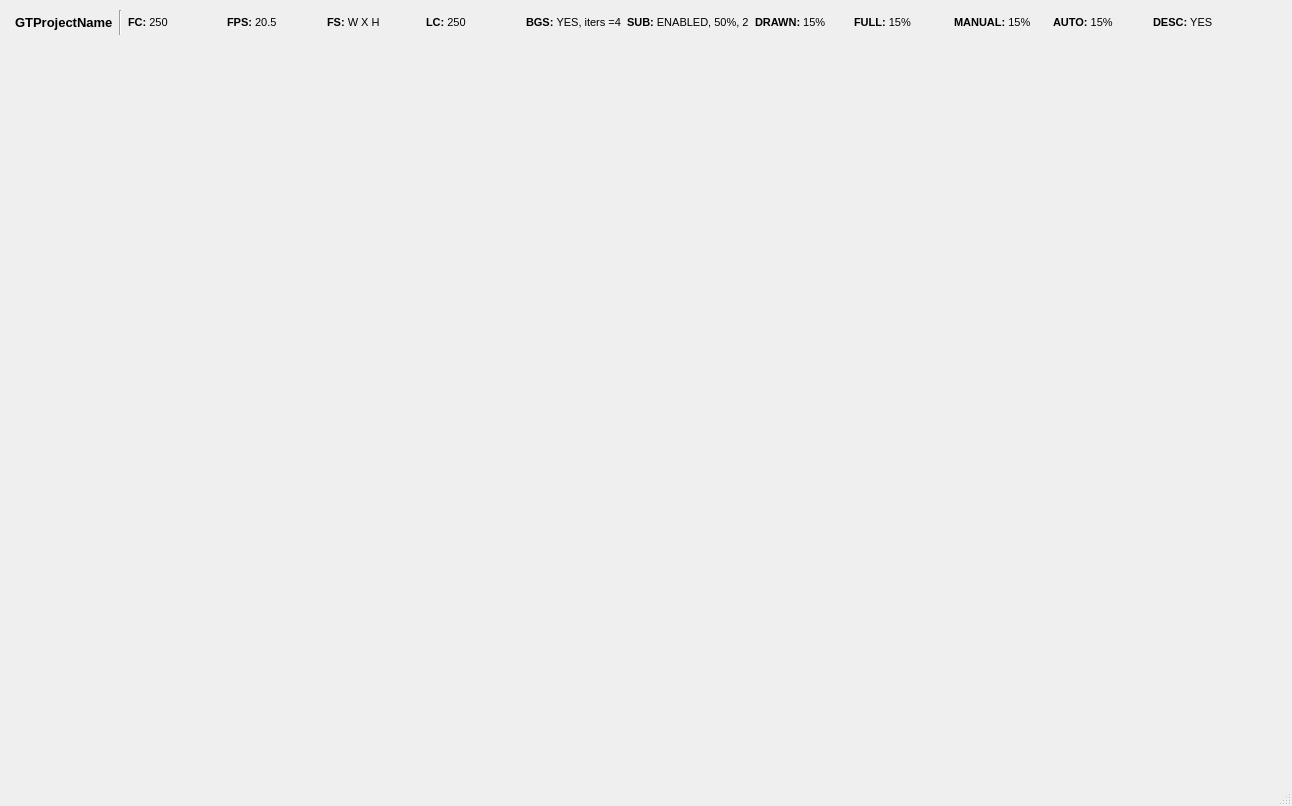
<?xml version="1.0" encoding="UTF-8"?>
<ui version="4.0">
 <class>GTMainWindow</class>
 <widget class="QMainWindow" name="GTMainWindow">
  <property name="geometry">
   <rect>
    <x>0</x>
    <y>0</y>
    <width>1292</width>
    <height>806</height>
   </rect>
  </property>
  <property name="windowTitle">
   <string>MainWindow</string>
  </property>
  <widget class="QWidget" name="centralwidget">
   <widget class="QWidget" name="gtStatusWidget" native="true">
    <property name="geometry">
     <rect>
      <x>10</x>
      <y>10</y>
      <width>1241</width>
      <height>25</height>
     </rect>
    </property>
    <property name="sizePolicy">
     <sizepolicy hsizetype="Expanding" vsizetype="Preferred">
      <horstretch>0</horstretch>
      <verstretch>0</verstretch>
     </sizepolicy>
    </property>
    <property name="minimumSize">
     <size>
      <width>0</width>
      <height>25</height>
     </size>
    </property>
    <property name="maximumSize">
     <size>
      <width>16777215</width>
      <height>25</height>
     </size>
    </property>
    <property name="font">
     <font>
      <pointsize>8</pointsize>
     </font>
    </property>
    <property name="styleSheet">
     <string notr="true"/>
    </property>
    <layout class="QHBoxLayout" name="horizontalLayout">
     <property name="leftMargin">
      <number>5</number>
     </property>
     <property name="topMargin">
      <number>0</number>
     </property>
     <property name="rightMargin">
      <number>5</number>
     </property>
     <property name="bottomMargin">
      <number>0</number>
     </property>
     <item>
      <layout class="QHBoxLayout" name="horizontalLayout_2">
       <property name="sizeConstraint">
        <enum>QLayout::SetNoConstraint</enum>
       </property>
       <property name="topMargin">
        <number>0</number>
       </property>
       <item>
        <widget class="QLabel" name="gtProjectName_title">
         <property name="sizePolicy">
          <sizepolicy hsizetype="Minimum" vsizetype="Preferred">
           <horstretch>0</horstretch>
           <verstretch>0</verstretch>
          </sizepolicy>
         </property>
         <property name="text">
          <string>&lt;html&gt;&lt;head/&gt;&lt;body&gt;&lt;p&gt;&lt;span style=&quot; font-size:10pt; font-weight:600;&quot;&gt;GTProjectName&lt;/span&gt;&lt;/p&gt;&lt;/body&gt;&lt;/html&gt;</string>
         </property>
        </widget>
       </item>
       <item>
        <widget class="Line" name="line">
         <property name="orientation">
          <enum>Qt::Vertical</enum>
         </property>
        </widget>
       </item>
       <item>
        <widget class="QLabel" name="statusValue_frameCount">
         <property name="sizePolicy">
          <sizepolicy hsizetype="Minimum" vsizetype="Preferred">
           <horstretch>0</horstretch>
           <verstretch>0</verstretch>
          </sizepolicy>
         </property>
         <property name="text">
          <string>&lt;html&gt;&lt;head/&gt;&lt;body&gt;&lt;p&gt;&lt;span style=&quot; font-weight:600;&quot;&gt;FC:&lt;/span&gt; 250&lt;/p&gt;&lt;/body&gt;&lt;/html&gt;</string>
         </property>
        </widget>
       </item>
       <item>
        <widget class="QLabel" name="statusValue_fps">
         <property name="sizePolicy">
          <sizepolicy hsizetype="Minimum" vsizetype="Preferred">
           <horstretch>0</horstretch>
           <verstretch>0</verstretch>
          </sizepolicy>
         </property>
         <property name="text">
          <string>&lt;html&gt;&lt;head/&gt;&lt;body&gt;&lt;p&gt;&lt;span style=&quot; font-weight:600;&quot;&gt;FPS:&lt;/span&gt; 20.5&lt;/p&gt;&lt;/body&gt;&lt;/html&gt;</string>
         </property>
        </widget>
       </item>
       <item>
        <widget class="QLabel" name="statusValue_frameSize">
         <property name="sizePolicy">
          <sizepolicy hsizetype="Minimum" vsizetype="Preferred">
           <horstretch>0</horstretch>
           <verstretch>0</verstretch>
          </sizepolicy>
         </property>
         <property name="text">
          <string>&lt;html&gt;&lt;head/&gt;&lt;body&gt;&lt;p&gt;&lt;span style=&quot; font-weight:600;&quot;&gt;FS:&lt;/span&gt; W X H&lt;/p&gt;&lt;/body&gt;&lt;/html&gt;</string>
         </property>
        </widget>
       </item>
       <item>
        <widget class="QLabel" name="statusValue_labelCount">
         <property name="sizePolicy">
          <sizepolicy hsizetype="Minimum" vsizetype="Preferred">
           <horstretch>0</horstretch>
           <verstretch>0</verstretch>
          </sizepolicy>
         </property>
         <property name="text">
          <string>&lt;html&gt;&lt;head/&gt;&lt;body&gt;&lt;p&gt;&lt;span style=&quot; font-weight:600;&quot;&gt;LC:&lt;/span&gt; 250&lt;/p&gt;&lt;/body&gt;&lt;/html&gt;</string>
         </property>
        </widget>
       </item>
       <item>
        <widget class="QLabel" name="statusValue_bgsState">
         <property name="sizePolicy">
          <sizepolicy hsizetype="Minimum" vsizetype="Preferred">
           <horstretch>0</horstretch>
           <verstretch>0</verstretch>
          </sizepolicy>
         </property>
         <property name="text">
          <string>&lt;html&gt;&lt;head/&gt;&lt;body&gt;&lt;p&gt;&lt;span style=&quot; font-weight:600;&quot;&gt;BGS: &lt;/span&gt;YES, iters =4&lt;/p&gt;&lt;/body&gt;&lt;/html&gt;</string>
         </property>
        </widget>
       </item>
       <item>
        <spacer name="horizontalSpacer_2">
         <property name="orientation">
          <enum>Qt::Horizontal</enum>
         </property>
         <property name="sizeType">
          <enum>QSizePolicy::Minimum</enum>
         </property>
         <property name="sizeHint" stdset="0">
          <size>
           <width>0</width>
           <height>20</height>
          </size>
         </property>
        </spacer>
       </item>
       <item>
        <widget class="QLabel" name="statusValue_subsamplingState">
         <property name="sizePolicy">
          <sizepolicy hsizetype="Minimum" vsizetype="Preferred">
           <horstretch>0</horstretch>
           <verstretch>0</verstretch>
          </sizepolicy>
         </property>
         <property name="text">
          <string>&lt;html&gt;&lt;head/&gt;&lt;body&gt;&lt;p&gt;&lt;span style=&quot; font-weight:600;&quot;&gt;SUB:&lt;/span&gt; ENABLED, 50%, 2&lt;/p&gt;&lt;/body&gt;&lt;/html&gt;</string>
         </property>
        </widget>
       </item>
       <item>
        <spacer name="horizontalSpacer">
         <property name="orientation">
          <enum>Qt::Horizontal</enum>
         </property>
         <property name="sizeType">
          <enum>QSizePolicy::Minimum</enum>
         </property>
         <property name="sizeHint" stdset="0">
          <size>
           <width>0</width>
           <height>20</height>
          </size>
         </property>
        </spacer>
       </item>
       <item>
        <widget class="QLabel" name="statusValue_roisDrawnP">
         <property name="sizePolicy">
          <sizepolicy hsizetype="Minimum" vsizetype="Preferred">
           <horstretch>0</horstretch>
           <verstretch>0</verstretch>
          </sizepolicy>
         </property>
         <property name="text">
          <string>&lt;html&gt;&lt;head/&gt;&lt;body&gt;&lt;p&gt;&lt;span style=&quot; font-weight:600;&quot;&gt;DRAWN:&lt;/span&gt; 15%&lt;/p&gt;&lt;/body&gt;&lt;/html&gt;</string>
         </property>
        </widget>
       </item>
       <item>
        <widget class="QLabel" name="statusValue_fullLabeledP">
         <property name="sizePolicy">
          <sizepolicy hsizetype="Minimum" vsizetype="Preferred">
           <horstretch>0</horstretch>
           <verstretch>0</verstretch>
          </sizepolicy>
         </property>
         <property name="text">
          <string>&lt;html&gt;&lt;head/&gt;&lt;body&gt;&lt;p&gt;&lt;span style=&quot; font-weight:600;&quot;&gt;FULL:&lt;/span&gt; 15%&lt;/p&gt;&lt;/body&gt;&lt;/html&gt;</string>
         </property>
        </widget>
       </item>
       <item>
        <widget class="QLabel" name="statusValue_labeledP">
         <property name="sizePolicy">
          <sizepolicy hsizetype="Minimum" vsizetype="Preferred">
           <horstretch>0</horstretch>
           <verstretch>0</verstretch>
          </sizepolicy>
         </property>
         <property name="text">
          <string>&lt;html&gt;&lt;head/&gt;&lt;body&gt;&lt;p&gt;&lt;span style=&quot; font-weight:600;&quot;&gt;MANUAL:&lt;/span&gt; 15%&lt;/p&gt;&lt;/body&gt;&lt;/html&gt;</string>
         </property>
        </widget>
       </item>
       <item>
        <widget class="QLabel" name="statusValue_autoLabeledP">
         <property name="sizePolicy">
          <sizepolicy hsizetype="Minimum" vsizetype="Preferred">
           <horstretch>0</horstretch>
           <verstretch>0</verstretch>
          </sizepolicy>
         </property>
         <property name="text">
          <string>&lt;html&gt;&lt;head/&gt;&lt;body&gt;&lt;p&gt;&lt;span style=&quot; font-weight:600;&quot;&gt;AUTO:&lt;/span&gt; 15%&lt;/p&gt;&lt;/body&gt;&lt;/html&gt;</string>
         </property>
        </widget>
       </item>
       <item alignment="Qt::AlignLeft">
        <widget class="QLabel" name="statusValue_descriptorsState">
         <property name="sizePolicy">
          <sizepolicy hsizetype="Minimum" vsizetype="Preferred">
           <horstretch>0</horstretch>
           <verstretch>0</verstretch>
          </sizepolicy>
         </property>
         <property name="text">
          <string>&lt;html&gt;&lt;head/&gt;&lt;body&gt;&lt;p&gt;&lt;span style=&quot; font-weight:600;&quot;&gt;DESC: &lt;/span&gt;YES&lt;/p&gt;&lt;/body&gt;&lt;/html&gt;</string>
         </property>
        </widget>
       </item>
      </layout>
     </item>
    </layout>
   </widget>
  </widget>
  <widget class="QStatusBar" name="statusbar"/>
 </widget>
 <resources/>
 <connections/>
</ui>
